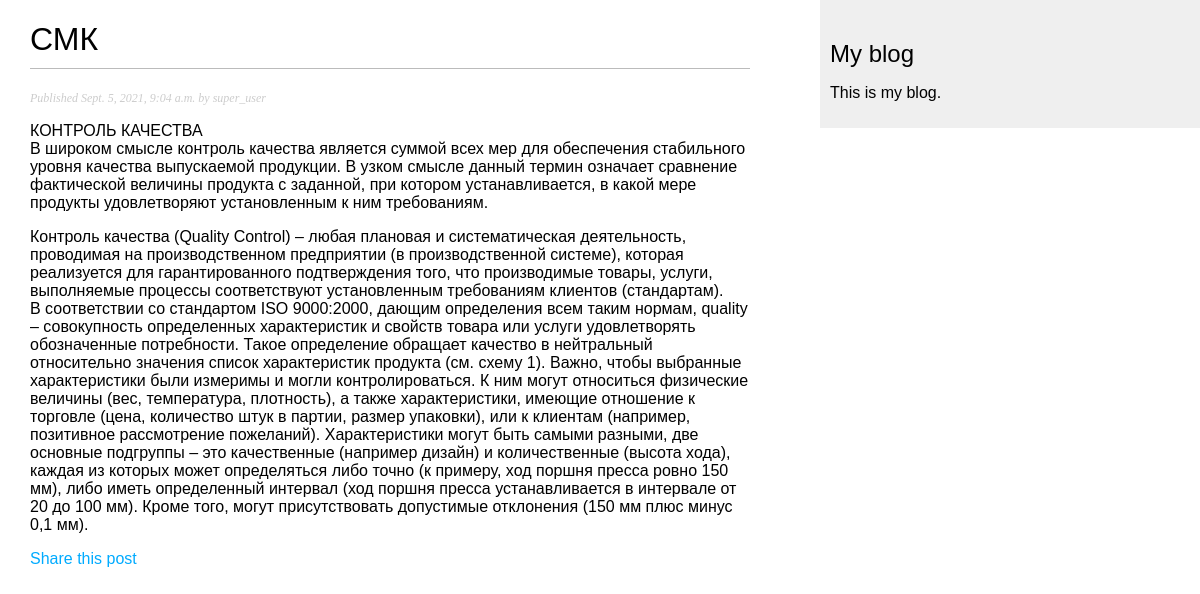
Page /blog/2021/9/5/smk/ on the committed database.
### blog/models.py (models this page shows, shortened)
class Post(models.Model):
    STATUS_CHOICES = (
        ('draft', 'Draft'),
        ('published', 'Published'),
    )
    title = models.CharField(max_length=250)
    slug = models.SlugField(max_length=250,
                            unique_for_date='publish')
    author = models.ForeignKey(User,
                               on_delete=models.CASCADE,
                               related_name='blog_posts')
    body = models.TextField()
    publish = models.DateTimeField(default=timezone.now)
    created = models.DateTimeField(auto_now_add=True)
    updated = models.DateTimeField(auto_now=True)
    status = models.CharField(max_length=10,
                              choices=STATUS_CHOICES,
                              default='draft')
    class Meta:
        ordering = ('-publish',)
    objects = models.Manager()      # The default manager.
    published = PublishedManager()  # Our custom manager.

### blog/views.py (the view)
def post_detail(request, year, month, day, post):
    post = get_object_or_404(Post, slug=post,
                             status='published',
                             publish__year=year,
                             publish__month=month,
                             publish__day=day)
    return render(request,
                  'blog/post/detail.html',
                  {'post': post})

### blog/templates/blog/post/detail.html (shortened to what this page needs)
{% extends "blog/base.html" %}
{% block content %}
    <h1>{{ post.title }}</h1>
    <p class="date">
        Published {{ post.publish }} by {{ post.author }}
    </p>
    {{ post.body|linebreaks }}
    <p>
        <a href="{% url 'blog:post_share' post.id %}">
            Share this post
        </a>
    </p>
{% endblock %}

### blog/static/css/blog.css (style rules this page uses)
body { margin:0; padding:0; font-family:helvetica, sans-serif; }
a { color:#00abff; text-decoration:none; }
h1 { font-weight:normal; border-bottom:1px solid #bbb; padding:0 0 10px 0; }
p.date { color:#ccc; font-family: georgia, serif; font-size: 12px; font-style: italic; }

### rows in the picture
Post: title "СМК", publish "Sept. 5, 2021, 9:04 a.m.", author "super_user", body "КОНТРОЛЬ КАЧЕСТВА В широком смысле контроль качества является суммой всех мер для обеспечения стабильного уровня качества выпускаемой продукции. В узком смысле данный термин означает сравнение фактической величины продукта с заданной, при котором устанавливается, в какой мере продукты удовлетворяют установленным к ним требованиям. Контроль качества (Quality Control) – любая плановая и систематическая деятельность, проводимая на производственном предприятии (в производственной системе), которая реализуется для гарантированного подтверждения того, что производимые товары, услуги, выполняемые процессы соответствуют установленным требованиям клиентов (стандартам). В соответствии со стандартом…"
